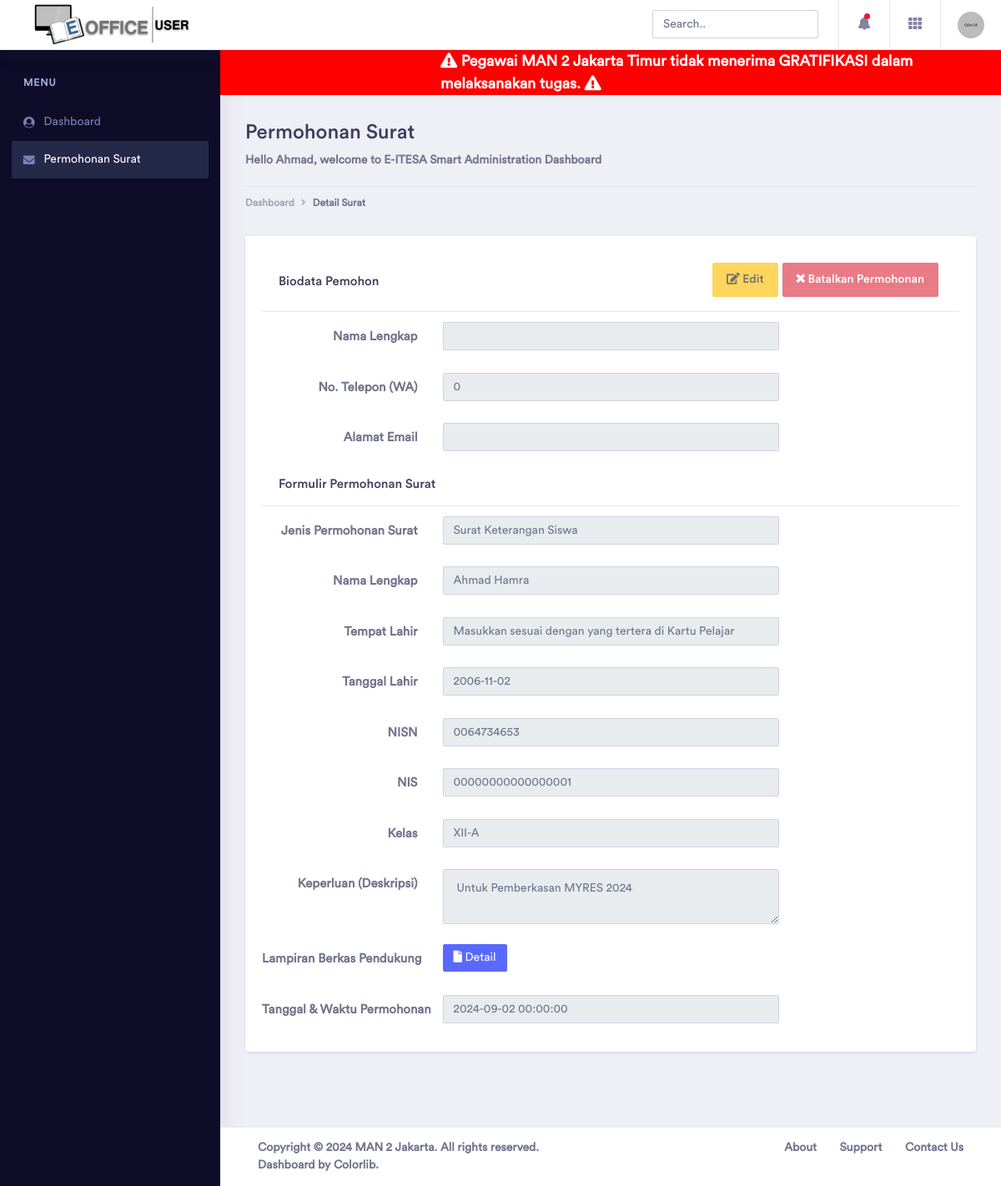
The page /user/detail-surat.php?id=1 on the database its author committed.
### tables this page shows
CREATE TABLE `surat` (
  `id` int(11) NOT NULL,
  `nama_general` varchar(255) NOT NULL,
  `telp_pemohon` text NOT NULL,
  `email_pemohon` varchar(255) NOT NULL,
  `no_permohonan` varchar(255) NOT NULL,
  `no_surat` varchar(255) NOT NULL,
  `jenis_permohonan` varchar(255) NOT NULL,
  `nama_pemohon` varchar(255) NOT NULL,
  `kelas_pemohon` varchar(255) NOT NULL,
  `tempatlahir_pemohon` varchar(255) NOT NULL,
  `ttl_pemohon` date NOT NULL,
  `nis_pemohon` varchar(255) NOT NULL,
  `nisn_pemohon` varchar(255) NOT NULL,
  `keperluan_pemohon` varchar(255) NOT NULL,
  `kegiatan_pemohon` varchar(255) NOT NULL,
  `durasi_awal_pemohon` date NOT NULL,
  `durasi_akhir_pemohon` date NOT NULL,
  `lampiran_pemohon` varchar(255) NOT NULL,
  `waktu_permohonan` datetime NOT NULL,
  `status_permohonan` varchar(255) NOT NULL
);

### user/detail-surat.php (the view, shortened to what this page needs)
<!DOCTYPE html>
<html lang="en">
  <head>
    <link rel="stylesheet" href="https://cdnjs.cloudflare.com/ajax/libs/bootstrap-datepicker/1.9.0/css/bootstrap-datepicker.min.css">
    <link rel="stylesheet" href="../assets/vendor/bootstrap/css/bootstrap.min.css" />
    <link href="../assets/vendor/fonts/circular-std/style.css" rel="stylesheet" />
    <link rel="stylesheet" href="../assets/libs/css/style.css" />
    <link rel="stylesheet" href="../assets/vendor/fonts/fontawesome/css/fontawesome-all.css" />
    <link rel="stylesheet" href="../assets/vendor/charts/chartist-bundle/chartist.css" />
    <link rel="stylesheet" href="../assets/vendor/charts/morris-bundle/morris.css" />
    <link rel="stylesheet" href="../assets/vendor/fonts/material-design-iconic-font/css/materialdesignicons.min.css" />
    <link rel="stylesheet" href="../assets/vendor/charts/c3charts/c3.css" />
    <link rel="stylesheet" href="../assets/vendor/fonts/flag-icon-css/flag-icon.min.css" />
    <link rel="stylesheet" href="../assets/vendor/datepicker/tempusdominus-bootstrap-4.css" />
  </head>
  <body>
    <div class="dashboard-main-wrapper">
      <div class="dashboard-header">
        <nav class="navbar navbar-expand-lg bg-white fixed-top">
          <br />
          <img alt="Logo E-Itesa" src="../assets/images/logo-user.png" style="width: 300px; height: 57px; margin-left: 30px"/>
          <div class="collapse navbar-collapse" id="navbarSupportedContent">
            <ul class="navbar-nav ml-auto navbar-right-top">
              <li class="nav-item">
                <div id="custom-search" class="top-search-bar">
                  <input class="form-control" type="text" placeholder="Search.." />
                </div>
              </li>
              <li class="nav-item dropdown notification">
                <a class="nav-link nav-icons" href="#" id="navbarDropdownMenuLink1" data-toggle="dropdown" aria-haspopup="true" aria-expanded="false"><i class="fas fa-fw fa-bell"></i> <span class="indicator"></span></a>
              </li>
              <li class="nav-item dropdown connection">
                <a class="nav-link" href="#" id="navbarDropdown" role="button" data-toggle="dropdown" aria-haspopup="true" aria-expanded="false"> <i class="fas fa-fw fa-th"></i> </a>
              </li>
              <li class="nav-item dropdown nav-user">
                <a class="nav-link nav-user-img" href="#" id="navbarDropdownMenuLink2" data-toggle="dropdown" aria-haspopup="true" aria-expanded="false"
                  ><img src="../assets/images/avatar-1.jpg" alt="" class="user-avatar-md rounded-circle"
                /></a>
              </li>
            </ul>
          </div>
        </nav>
      </div>
      <div class="nav-left-sidebar sidebar-dark">
        <div class="menu-list">
          <nav class="navbar navbar-expand-lg navbar-light">
            <div class="collapse navbar-collapse" id="navbarNav">
              <ul class="navbar-nav flex-column">
                <li class="nav-divider">Menu</li>
                <li class="nav-item">
                  <a class="nav-link" href="index.php"><i class="fa fa-fw fa-user-circle"></i>Dashboard</a>
                </li>
                <li class="nav-item">
                  <a class="nav-link active" href="surat.php"><i class="fa fa-fw fa-envelope"></i>Permohonan Surat</a>
                </li>
              </ul>
            </div>
          </nav>
        </div>
      </div>
      <div class="dashboard-wrapper">
      <marquee class="custom-marquee"><b><i class="fas fa-exclamation-triangle"></i> Pegawai MAN 2 Jakarta Timur tidak menerima GRATIFIKASI dalam melaksanakan tugas. <i class="fas fa-exclamation-triangle"></i><b></marquee>
      <div class="dashboard-ecommerce">
          <div class="container-fluid dashboard-content">
            <div class="row">
              <div class="col-xl-12 col-lg-12 col-md-12 col-sm-12 col-12">
                <div class="page-header">
                  <h2 class="pageheader-title">Permohonan Surat</h2>
                  <p class="pageheader-TEXT">Hello Ahmad, welcome to E-ITESA Smart Administration Dashboard</p>
                  <div class="page-breadcrumb">
                    <nav aria-label="breadcrumb">
                      <ol class="breadcrumb">
                        <li class="breadcrumb-item"><a href="#" class="breadcrumb-link">Dashboard</a></li>
                        <li class="breadcrumb-item active" aria-current="page">Detail Surat</li>
                      </ol>
                    </nav>
                  </div>
                </div>
              </div>
            </div>
            <div class="ecommerce-widget">
              <div class="row justify-content-center">
                <div class="col-xl-15 col-lg-12 col-md-6 col-sm-12 col-12">
                </div>
                    <div class="col-xl-15 col-lg-12 col-md-12 col-sm-12 col-12">
                        <div class="card">
                        <?php
                        include('../connect.php');
                        $id = $_GET['id'];
                        $data = mysqli_query($conn, "SELECT * FROM surat WHERE id = '$id'");
                        $row = mysqli_fetch_assoc($data);
                        $ttl_pemohon = date('Y-m-d', strtotime($row['ttl_pemohon']));
                        $status = $row['status_permohonan'];
                        $disabled = ($status != 'Menunggu Konfirmasi') ? 'disabled' : '';
                        ?>
                            <div class="card-body">
                            <h5 class="card-header d-flex justify-content-between align-items-center">Biodata Pemohon
                            <div class="d-flex">
                                <a href="edit-surat.php?id=<?php echo $id; ?>" class="btn btn-space btn-warning <?= $disabled; ?> ml-auto"><i class="fas fa-edit"></i> Edit</a>
                                <button id="batalkanPermohonan" class="btn btn-space btn-danger <?= $disabled; ?> ml-auto"><i class="fas fa-times"></i> Batalkan Permohonan</button>
                                </div></h5>
                            <form id="pengajuanForm"  method="POST">
                            <div class="form-group row">
                                        <label class="col-12 col-sm-3 col-form-label text-sm-right">Nama Lengkap</label>
                                        <div class="col-12 col-sm-8 col-lg-6">
                                            <input name="nama_general" type="text" required="" placeholder="" class="form-control" readonly value="<?= $row['nama_general']; ?>">
                                        </div>
                                    </div>
                                    <div class="form-group row">
                                        <label class="col-12 col-sm-3 col-form-label text-sm-right">No. Telepon (WA)</label>
                                        <div class="col-12 col-sm-8 col-lg-6">
                                            <input name="telp_pemohon" type="text" required="" placeholder="" class="form-control" readonly value="<?= $row['telp_pemohon']; ?>">
                                        </div>
                                    </div>
                                    <div class="form-group row">
                                        <label class="col-12 col-sm-3 col-form-label text-sm-right">Alamat Email</label>
                                        <div class="col-12 col-sm-8 col-lg-6">
                                            <input name="email_pemohon" type="text" required="" placeholder="" class="form-control" readonly value="<?= $row['email_pemohon']; ?>">
                                        </div>
                                </div>
                                <h5 class="card-header">Formulir Permohonan Surat</h5>
                                  <div class="form-group row">
                                      <label class="col-12 col-sm-3 col-form-label text-sm-right">Jenis Permohonan Surat</label>
                                      <div class="col-12 col-sm-8 col-lg-6">
                                          <input name="jenis_permohonan" type="text" required="" placeholder="" class="form-control" readonly value="<?= $row['jenis_permohonan']; ?>">
                                      </div>
                                  </div>
                                    <div class="form-group row">
                                        <label class="col-12 col-sm-3 col-form-label text-sm-right">Nama Lengkap</label>
                                        <div class="col-12 col-sm-8 col-lg-6">
                                            <input name="nama_pemohon" type="text" required="" placeholder="Masukkan sesuai dengan yang tertera di Kartu Pelajar" class="form-control" readonly value="<?= $row['nama_pemohon']; ?>">
                                        </div>
                                    </div>
                                    <div class="form-group row">
                                        <label class="col-12 col-sm-3 col-form-label text-sm-right">Tempat Lahir</label>
                                        <div class="col-12 col-sm-8 col-lg-6">
                                            <input name="tempatlahir_pemohon" type="text" required="" placeholder="Masukkan sesuai dengan yang tertera di Kartu Pelajar" class="form-control" readonly value="<?= $row['tempatlahir_pemohon']; ?>">
                                        </div>
                                    </div>
                                    <div class="form-group row">
                                        <label class="col-12 col-sm-3 col-form-label text-sm-right">Tanggal Lahir</label>
                                        <div class="col-12 col-sm-8 col-lg-6">
                                        <input name="ttl_pemohon" type="text" class="form-control" readonly value="<?= $ttl_pemohon; ?>">
                                        </div>
                                    </div>
                                    <div class="form-group row">
                                        <label class="col-12 col-sm-3 col-form-label text-sm-right">NISN</label>
                                        <div class="col-12 col-sm-8 col-lg-6">
                                            <input name="nisn_pemohon" type="number" required="" placeholder="Masukkan sesuai dengan yang tertera di Kartu Pelajar" class="form-control" readonly value="<?= $row['nisn_pemohon']; ?>">
                                        </div>
                                    </div>
                                    <div class="form-group row">
                                        <label class="col-12 col-sm-3 col-form-label text-sm-right">NIS</label>
                                        <div class="col-12 col-sm-8 col-lg-6">
                                            <input name="nis_pemohon" type="number" placeholder="" class="form-control" readonly value="<?= $row['nis_pemohon']; ?>">
                                        </div>
                                    </div>
                                    <div class="form-group row">
                                    <label class="col-12 col-sm-3 col-form-label text-sm-right">Kelas</label>
                                    <div class="col-12 col-sm-8 col-lg-6">
                                          <input name="kelas_pemohon" type="text" required="" placeholder="" class="form-control" readonly value="<?= $row['kelas_pemohon']; ?>">
                                    </div></div>
                                    <div class="form-group row">
                                        <label class="col-12 col-sm-3 col-form-label text-sm-right">Keperluan (Deskripsi)</label>
                                        <div class="col-18 col-sm-8 col-lg-6">
                                            <textarea name="keperluan_pemohon" required="" placeholder="Masukkan keperluan untuk pembuatan surat" class="form-control" readonly ><?= $row['keperluan_pemohon']; ?></textarea>
                                        </div>
                                    </div>
                                    <div class="form-group row">
                                        <label class="col-12 col-sm-3 col-form-label text-sm-right">Lampiran Berkas Pendukung</label>
                                        <div class="col-12 col-sm-8 col-lg-6">
                                            <a data-toggle="modal" data-target="#pdfModal" class="btn btn-primary btn-sm text-white" role="button"><i class="fas fa-file"></i> Detail</a>
                                          </div>
                                        </div>
                                    <div class="form-group row">
                                        <label class="col-12 col-sm-3 col-form-label text-sm-right">Tanggal & Waktu Permohonan</label>
                                        <div class="col-12 col-sm-8 col-lg-6">
                                        <input name="waktu_permohonan" type="datetime" placeholder="" class="form-control" readonly value="<?= $row['waktu_permohonan']; ?>">
                                        </div>
                                        </div>
                                    </div>
                            </div>
                        </div>
                    </div>
          </div>
        </div>
          </div>
        <div class="footer">
          <div class="container-fluid">
            <div class="row">
              <div class="col-xl-6 col-lg-6 col-md-6 col-sm-12 col-12">Copyright © 2024 <a href="https://man2jakarta.sch.id/">MAN 2 Jakarta</a>. All rights reserved. Dashboard by <a href="https://colorlib.com/wp/">Colorlib</a>.</div>
              <div class="col-xl-6 col-lg-6 col-md-6 col-sm-12 col-12">
                <div class="text-md-right footer-links d-none d-sm-block">
                  <a href="javascript: void(0);">About</a>
                  <a href="javascript: void(0);">Support</a>
                  <a href="javascript: void(0);">Contact Us</a>
                </div>
              </div>
            </div>
          </div>
        </div>
      </div>
    </div>
  </body>
</html>

### user/detail-surat.php (style rules this page uses)
.custom-marquee { font-size: 18px; color: white; padding-left: 264px; background-color: red; }

### rows shown on the page
surat: telp_pemohon "0", jenis_permohonan "Surat Keterangan Siswa", nama_pemohon "Ahmad Hamra", ttl_pemohon "2006-11-02", nisn_pemohon "0064734653", nis_pemohon "00000000000000001", kelas_pemohon "XII-A", keperluan_pemohon "Untuk Pemberkasan MYRES 2024", waktu_permohonan "2024-09-02 00:00:00"
